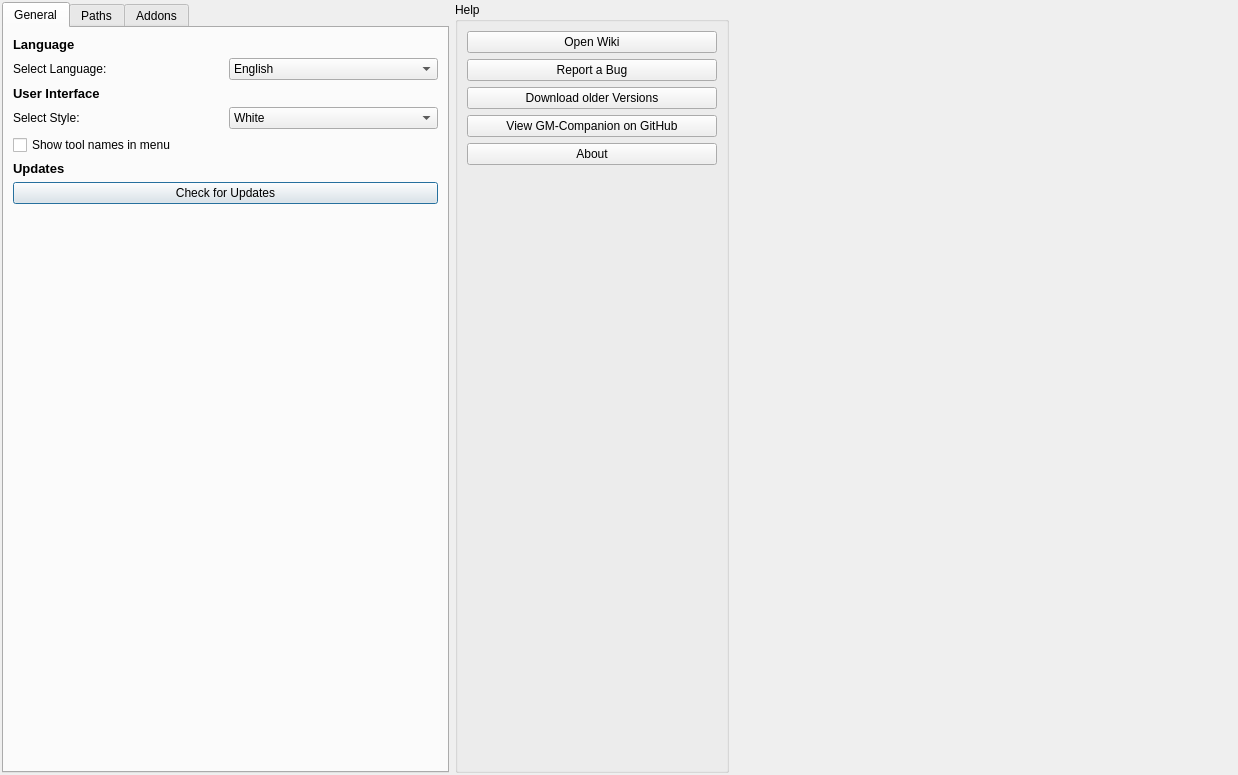
<?xml version="1.0" encoding="UTF-8"?>
<ui version="4.0">
 <class>OptionsDialog</class>
 <widget class="QDialog" name="OptionsDialog">
  <property name="geometry">
   <rect>
    <x>0</x>
    <y>0</y>
    <width>1238</width>
    <height>775</height>
   </rect>
  </property>
  <property name="windowTitle">
   <string>Options</string>
  </property>
  <property name="windowIcon">
   <iconset resource="../resources/resources.qrc">
    <normaloff>:/icons/gm-companion/icon256.png</normaloff>:/icons/gm-companion/icon256.png</iconset>
  </property>
  <layout class="QHBoxLayout" name="horizontalLayout_7">
   <property name="leftMargin">
    <number>2</number>
   </property>
   <property name="topMargin">
    <number>2</number>
   </property>
   <property name="rightMargin">
    <number>2</number>
   </property>
   <property name="bottomMargin">
    <number>2</number>
   </property>
   <item>
    <widget class="QTabWidget" name="tabWidget">
     <property name="sizePolicy">
      <sizepolicy hsizetype="Maximum" vsizetype="Expanding">
       <horstretch>0</horstretch>
       <verstretch>0</verstretch>
      </sizepolicy>
     </property>
     <property name="currentIndex">
      <number>0</number>
     </property>
     <widget class="QWidget" name="tabGeneral">
      <attribute name="title">
       <string>General</string>
      </attribute>
      <layout class="QVBoxLayout" name="verticalLayout_3">
       <item>
        <widget class="QLabel" name="label_17">
         <property name="font">
          <font>
           <pointsize>10</pointsize>
           <weight>75</weight>
           <bold>true</bold>
          </font>
         </property>
         <property name="text">
          <string>Language</string>
         </property>
        </widget>
       </item>
       <item>
        <layout class="QHBoxLayout" name="horizontalLayout_10">
         <item>
          <widget class="QLabel" name="label_18">
           <property name="text">
            <string>Select Language:</string>
           </property>
          </widget>
         </item>
         <item>
          <widget class="QComboBox" name="languageComboBox">
           <item>
            <property name="text">
             <string>English</string>
            </property>
           </item>
           <item>
            <property name="text">
             <string>Deutsch</string>
            </property>
           </item>
          </widget>
         </item>
        </layout>
       </item>
       <item>
        <widget class="QLabel" name="label_9">
         <property name="font">
          <font>
           <pointsize>10</pointsize>
           <weight>75</weight>
           <bold>true</bold>
          </font>
         </property>
         <property name="text">
          <string>User Interface</string>
         </property>
        </widget>
       </item>
       <item>
        <layout class="QHBoxLayout" name="horizontalLayout_8">
         <item>
          <widget class="QLabel" name="label_10">
           <property name="text">
            <string>Select Style:</string>
           </property>
          </widget>
         </item>
         <item>
          <widget class="QComboBox" name="styleComboBox">
           <property name="currentIndex">
            <number>1</number>
           </property>
           <item>
            <property name="text">
             <string>Dark</string>
            </property>
           </item>
           <item>
            <property name="text">
             <string>White</string>
            </property>
           </item>
          </widget>
         </item>
        </layout>
       </item>
       <item>
        <widget class="QCheckBox" name="checkBox_showToolNames">
         <property name="text">
          <string>Show tool names in menu</string>
         </property>
        </widget>
       </item>
       <item>
        <widget class="QLabel" name="label_8">
         <property name="font">
          <font>
           <pointsize>10</pointsize>
           <weight>75</weight>
           <bold>true</bold>
          </font>
         </property>
         <property name="text">
          <string>Updates</string>
         </property>
        </widget>
       </item>
       <item>
        <widget class="QPushButton" name="pushButton_checkForUpdates">
         <property name="text">
          <string>Check for Updates</string>
         </property>
        </widget>
       </item>
       <item>
        <spacer name="verticalSpacer_2">
         <property name="orientation">
          <enum>Qt::Vertical</enum>
         </property>
         <property name="sizeHint" stdset="0">
          <size>
           <width>20</width>
           <height>40</height>
          </size>
         </property>
        </spacer>
       </item>
      </layout>
     </widget>
     <widget class="QWidget" name="tabPaths">
      <attribute name="title">
       <string>Paths</string>
      </attribute>
      <layout class="QVBoxLayout" name="verticalLayout_2">
       <item>
        <widget class="QTabWidget" name="tabWidget_2">
         <property name="currentIndex">
          <number>0</number>
         </property>
         <property name="tabBarAutoHide">
          <bool>true</bool>
         </property>
         <widget class="QWidget" name="tab">
          <attribute name="title">
           <string>Local</string>
          </attribute>
          <layout class="QVBoxLayout" name="verticalLayout_6">
           <item>
            <widget class="QLabel" name="label_21">
             <property name="text">
              <string>Audio Projects</string>
             </property>
            </widget>
           </item>
           <item>
            <layout class="QHBoxLayout" name="horizontalLayout_13">
             <item>
              <widget class="QLineEdit" name="audioPath">
               <property name="readOnly">
                <bool>true</bool>
               </property>
              </widget>
             </item>
             <item>
              <widget class="QToolButton" name="setAudioPath">
               <property name="text">
                <string>...</string>
               </property>
              </widget>
             </item>
            </layout>
           </item>
           <item>
            <widget class="QLabel" name="label">
             <property name="text">
              <string>Music</string>
             </property>
            </widget>
           </item>
           <item>
            <layout class="QHBoxLayout" name="horizontalLayout_2">
             <item>
              <widget class="QLineEdit" name="musicPath">
               <property name="readOnly">
                <bool>true</bool>
               </property>
               <property name="clearButtonEnabled">
                <bool>false</bool>
               </property>
              </widget>
             </item>
             <item>
              <widget class="QToolButton" name="setMusicPath">
               <property name="text">
                <string notr="true">...</string>
               </property>
              </widget>
             </item>
            </layout>
           </item>
           <item>
            <widget class="QLabel" name="label_2">
             <property name="text">
              <string>Sound</string>
             </property>
            </widget>
           </item>
           <item>
            <layout class="QHBoxLayout" name="horizontalLayout_3">
             <item>
              <widget class="QLineEdit" name="soundPath">
               <property name="readOnly">
                <bool>true</bool>
               </property>
               <property name="clearButtonEnabled">
                <bool>false</bool>
               </property>
              </widget>
             </item>
             <item>
              <widget class="QToolButton" name="setSoundPath">
               <property name="text">
                <string notr="true">...</string>
               </property>
              </widget>
             </item>
            </layout>
           </item>
           <item>
            <widget class="QLabel" name="label_22">
             <property name="text">
              <string>Internet Radio Playlists</string>
             </property>
            </widget>
           </item>
           <item>
            <layout class="QHBoxLayout" name="horizontalLayout_14">
             <item>
              <widget class="QLineEdit" name="radioPath">
               <property name="readOnly">
                <bool>true</bool>
               </property>
              </widget>
             </item>
             <item>
              <widget class="QToolButton" name="setRadioPath">
               <property name="text">
                <string>...</string>
               </property>
              </widget>
             </item>
            </layout>
           </item>
           <item>
            <widget class="QLabel" name="label_5">
             <property name="text">
              <string>Maps</string>
             </property>
            </widget>
           </item>
           <item>
            <layout class="QHBoxLayout" name="horizontalLayout_5">
             <item>
              <widget class="QLineEdit" name="mapsPath">
               <property name="readOnly">
                <bool>true</bool>
               </property>
               <property name="clearButtonEnabled">
                <bool>false</bool>
               </property>
              </widget>
             </item>
             <item>
              <widget class="QToolButton" name="setMapsPath">
               <property name="text">
                <string notr="true">...</string>
               </property>
              </widget>
             </item>
            </layout>
           </item>
           <item>
            <widget class="QLabel" name="label_4">
             <property name="text">
              <string>Characters</string>
             </property>
            </widget>
           </item>
           <item>
            <layout class="QHBoxLayout" name="horizontalLayout_6">
             <item>
              <widget class="QLineEdit" name="charactersPath">
               <property name="readOnly">
                <bool>true</bool>
               </property>
               <property name="clearButtonEnabled">
                <bool>false</bool>
               </property>
              </widget>
             </item>
             <item>
              <widget class="QToolButton" name="setCharactersPath">
               <property name="text">
                <string notr="true">...</string>
               </property>
              </widget>
             </item>
            </layout>
           </item>
           <item>
            <widget class="QLabel" name="label_20">
             <property name="text">
              <string>Notes</string>
             </property>
            </widget>
           </item>
           <item>
            <layout class="QHBoxLayout" name="horizontalLayout_12">
             <item>
              <widget class="QLineEdit" name="notesPath">
               <property name="readOnly">
                <bool>true</bool>
               </property>
              </widget>
             </item>
             <item>
              <widget class="QToolButton" name="setNotesPath">
               <property name="text">
                <string>...</string>
               </property>
              </widget>
             </item>
            </layout>
           </item>
           <item>
            <widget class="QLabel" name="label_11">
             <property name="text">
              <string>Shop Projects / Items Database</string>
             </property>
            </widget>
           </item>
           <item>
            <layout class="QHBoxLayout" name="horizontalLayout_9">
             <item>
              <widget class="QLineEdit" name="shopPath">
               <property name="readOnly">
                <bool>true</bool>
               </property>
              </widget>
             </item>
             <item>
              <widget class="QToolButton" name="setShopPath">
               <property name="text">
                <string>...</string>
               </property>
              </widget>
             </item>
            </layout>
           </item>
           <item>
            <widget class="QLabel" name="label_3">
             <property name="enabled">
              <bool>true</bool>
             </property>
             <property name="text">
              <string>Resources</string>
             </property>
            </widget>
           </item>
           <item>
            <layout class="QHBoxLayout" name="horizontalLayout_4">
             <item>
              <widget class="QLineEdit" name="resourcesPath">
               <property name="enabled">
                <bool>true</bool>
               </property>
               <property name="readOnly">
                <bool>true</bool>
               </property>
               <property name="clearButtonEnabled">
                <bool>false</bool>
               </property>
              </widget>
             </item>
             <item>
              <widget class="QToolButton" name="setResourcesPath">
               <property name="enabled">
                <bool>true</bool>
               </property>
               <property name="text">
                <string notr="true">...</string>
               </property>
              </widget>
             </item>
            </layout>
           </item>
           <item>
            <spacer name="verticalSpacer">
             <property name="orientation">
              <enum>Qt::Vertical</enum>
             </property>
             <property name="sizeHint" stdset="0">
              <size>
               <width>20</width>
               <height>272</height>
              </size>
             </property>
            </spacer>
           </item>
          </layout>
         </widget>
        </widget>
       </item>
      </layout>
     </widget>
     <widget class="QWidget" name="tabAddons">
      <attribute name="title">
       <string>Addons</string>
      </attribute>
      <layout class="QVBoxLayout" name="verticalLayout_4">
       <item>
        <layout class="QHBoxLayout" name="horizontalLayout">
         <item>
          <widget class="QPushButton" name="pushButton_saveAddons">
           <property name="text">
            <string>Save Addon Settings</string>
           </property>
          </widget>
         </item>
         <item>
          <widget class="QPushButton" name="addonManagerButton">
           <property name="sizePolicy">
            <sizepolicy hsizetype="Maximum" vsizetype="Fixed">
             <horstretch>0</horstretch>
             <verstretch>0</verstretch>
            </sizepolicy>
           </property>
           <property name="text">
            <string>Open Addon Manager</string>
           </property>
          </widget>
         </item>
         <item>
          <widget class="QPushButton" name="selectAll">
           <property name="text">
            <string>Select All</string>
           </property>
          </widget>
         </item>
         <item>
          <widget class="QPushButton" name="deselectAll">
           <property name="text">
            <string>Deselect All</string>
           </property>
          </widget>
         </item>
        </layout>
       </item>
       <item>
        <widget class="QLabel" name="label_7">
         <property name="text">
          <string>Use the checkbox to enable / disable the addon. Addons are enabled by default.</string>
         </property>
        </widget>
       </item>
       <item>
        <widget class="QLabel" name="label_6">
         <property name="text">
          <string>The following addons have been found:</string>
         </property>
        </widget>
       </item>
       <item>
        <widget class="QFrame" name="addonsFrame">
         <property name="sizePolicy">
          <sizepolicy hsizetype="Preferred" vsizetype="Expanding">
           <horstretch>0</horstretch>
           <verstretch>0</verstretch>
          </sizepolicy>
         </property>
         <property name="minimumSize">
          <size>
           <width>0</width>
           <height>320</height>
          </size>
         </property>
         <property name="frameShape">
          <enum>QFrame::StyledPanel</enum>
         </property>
         <property name="frameShadow">
          <enum>QFrame::Raised</enum>
         </property>
         <layout class="QVBoxLayout" name="verticalLayout_5"/>
        </widget>
       </item>
      </layout>
     </widget>
    </widget>
   </item>
   <item>
    <widget class="QGroupBox" name="groupBox_help">
     <property name="sizePolicy">
      <sizepolicy hsizetype="Maximum" vsizetype="Preferred">
       <horstretch>0</horstretch>
       <verstretch>0</verstretch>
      </sizepolicy>
     </property>
     <property name="title">
      <string>Help</string>
     </property>
     <layout class="QVBoxLayout" name="verticalLayout">
      <item>
       <widget class="QPushButton" name="pushButton_openWiki">
        <property name="sizePolicy">
         <sizepolicy hsizetype="Minimum" vsizetype="Fixed">
          <horstretch>0</horstretch>
          <verstretch>0</verstretch>
         </sizepolicy>
        </property>
        <property name="minimumSize">
         <size>
          <width>250</width>
          <height>0</height>
         </size>
        </property>
        <property name="text">
         <string>Open Wiki</string>
        </property>
       </widget>
      </item>
      <item>
       <widget class="QPushButton" name="pushButton_reportABug">
        <property name="sizePolicy">
         <sizepolicy hsizetype="Minimum" vsizetype="Fixed">
          <horstretch>0</horstretch>
          <verstretch>0</verstretch>
         </sizepolicy>
        </property>
        <property name="minimumSize">
         <size>
          <width>250</width>
          <height>0</height>
         </size>
        </property>
        <property name="text">
         <string>Report a Bug</string>
        </property>
       </widget>
      </item>
      <item>
       <widget class="QPushButton" name="pushButton_downloadOlderVersions">
        <property name="text">
         <string>Download older Versions</string>
        </property>
       </widget>
      </item>
      <item>
       <widget class="QPushButton" name="pushButton_viewOnGitHub">
        <property name="text">
         <string>View GM-Companion on GitHub</string>
        </property>
       </widget>
      </item>
      <item>
       <widget class="QPushButton" name="pushButton_about">
        <property name="text">
         <string>About</string>
        </property>
       </widget>
      </item>
      <item>
       <spacer name="verticalSpacer_4">
        <property name="orientation">
         <enum>Qt::Vertical</enum>
        </property>
        <property name="sizeHint" stdset="0">
         <size>
          <width>20</width>
          <height>40</height>
         </size>
        </property>
       </spacer>
      </item>
     </layout>
    </widget>
   </item>
   <item>
    <spacer name="horizontalSpacer_2">
     <property name="orientation">
      <enum>Qt::Horizontal</enum>
     </property>
     <property name="sizeHint" stdset="0">
      <size>
       <width>40</width>
       <height>20</height>
      </size>
     </property>
    </spacer>
   </item>
  </layout>
 </widget>
 <resources>
  <include location="../resources/resources.qrc"/>
 </resources>
 <connections/>
</ui>
